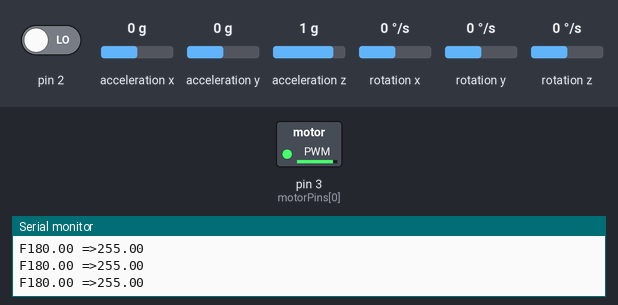
A sketch run on a simulated Arduino Uno, built with avr-gcc and run on an emulated ATmega328P. Parts: switched loads named in the sketch (green lamp = pin HIGH), the last lines printed to the serial monitor. The inputs (shaded band) are chosen by the test bench; at power-on: acceleration x 0 g, pin 2 LOW, acceleration y 0 g, acceleration z 1 g, rotation x 0 °/s, rotation y 0 °/s, rotation z 0 °/s. The sensor or clock chip raises its interrupt line as the real part does.

Above: at 1.7 s.
1.8 s: acceleration x set to -0.4 g
4.8 s: acceleration x set to -0.7 g
At 6.2 s:
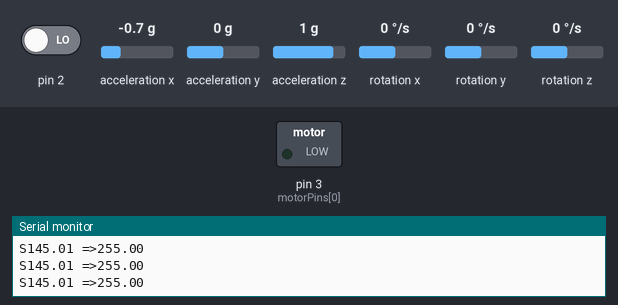
7.8 s: acceleration x set to 0.1 g
At 9.6 s:
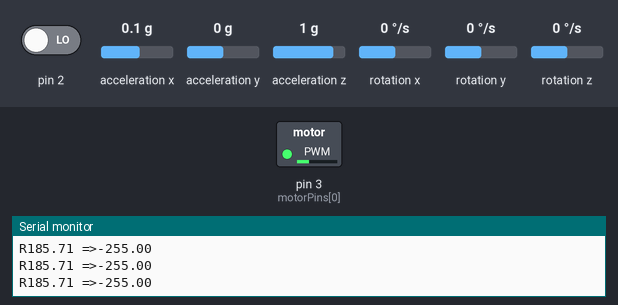
9.9 s: acceleration x set to -0.1 g
At 11.0 s:
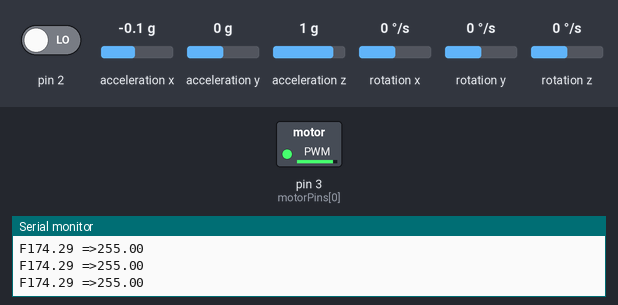
11.6 s: acceleration x set to -1.4 g
At 12.2 s:
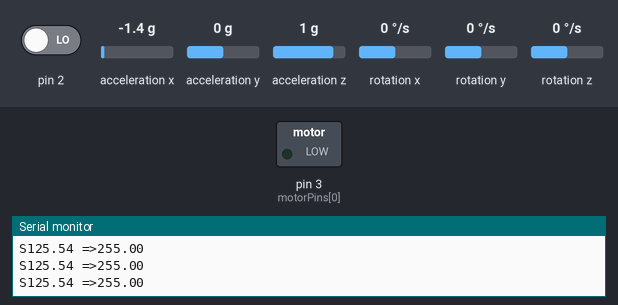
Timing chart, 0 to 14.1 s (numbered marks = the images above; inputs shaded):
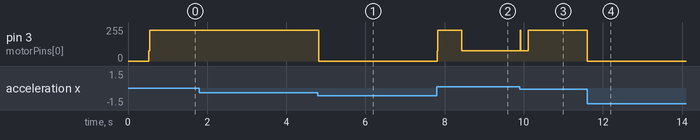

The sketch:

SelfBalancingRobot.ino
```cpp
#include "I2Cdev.h"
#include "PID_v1.h" //From https://github.com/br3ttb/Arduino-PID-Library/blob/master/PID_v1.h
#include "MPU6050_6Axis_MotionApps20.h" //https://github.com/jrowberg/i2cdevlib/tree/master/Arduino/MPU6050

/*
D2   - MPU6050 INT
SDA  - MPU6050 SDA
SCL  - MPU6050 SCL
GND  - MPU6050 GND
3.3V - MPU6050 VCC

GND  - MOTOR GND
5V   - MOTOR VCC
D3   - MOTOR DIO

*/

MPU6050 mpu;

// MPU control/status vars
bool dmpReady = false;  // set true if DMP init was successful
uint8_t mpuIntStatus;   // holds actual interrupt status byte from MPU
uint8_t devStatus;      // return status after each device operation (0 = success, !0 = error)
uint16_t packetSize;    // expected DMP packet size (default is 42 bytes)
uint16_t fifoCount;     // count of all bytes currently in FIFO
uint8_t fifoBuffer[128]; // FIFO storage buffer

// orientation/motion vars
Quaternion q;           // [w, x, y, z]         quaternion container
VectorFloat gravity;    // [x, y, z]            gravity vector
float ypr[3];           // [yaw, pitch, roll]   yaw/pitch/roll container and gravity vector

/*********Tune these 4 values for your BOT*********/
double setpoint= 182; //set the value when the bot is perpendicular to ground using serial monitor.
//Read the project documentation on circuitdigest.com to learn how to set these values
double Kp = 15; //21 Set this first
double Kd = 0.9; //0.8 Set this secound
double Ki = 140; //140 Finally set this

/******End of values setting*********/
double input, output;
PID pid(&input, &output, &setpoint, Kp, Ki, Kd, DIRECT);
volatile bool mpuInterrupt = false;     // indicates whether MPU interrupt pin has gone high

void dmpDataReady()
{
    mpuInterrupt = true;
}

void setup() {
    Serial.begin(115200);
    // initialize device

    Serial.println(F("Initializing I2C devices..."));
    mpu.initialize();

     // verify connection
    Serial.println(F("Testing device connections..."));
    Serial.println(mpu.testConnection() ? F("MPU6050 connection successful") : F("MPU6050 connection failed"));

    // load and configure the DMP
    devStatus = mpu.dmpInitialize();

    // supply your own gyro offsets here, scaled for min sensitivity
    mpu.setXGyroOffset(-479);
    mpu.setYGyroOffset(84);
    mpu.setZGyroOffset(15);
    mpu.setZAccelOffset(1638);

    // make sure it worked (returns 0 if so)
    if (devStatus == 0)
    {
        // turn on the DMP, now that it's ready
        Serial.println(F("Enabling DMP..."));
        mpu.setDMPEnabled(true);

        // enable Arduino interrupt detection
        Serial.println(F("Enabling interrupt detection (Arduino external interrupt 0)..."));
        attachInterrupt(0, dmpDataReady, RISING);
        mpuIntStatus = mpu.getIntStatus();

        // set our DMP Ready flag so the main loop() function knows it's okay to use it
        Serial.println(F("DMP ready! Waiting for first interrupt..."));
        dmpReady = true;

        // get expected DMP packet size for later comparison
        packetSize = mpu.dmpGetFIFOPacketSize();

        //setup PID
        pid.SetMode(AUTOMATIC);
        pid.SetSampleTime(10);
        pid.SetOutputLimits(-255, 255);
    }
    else
    {
        // ERROR!
        // 1 = initial memory load failed
        // 2 = DMP configuration updates failed
        // (if it's going to break, usually the code will be 1)
        Serial.print(F("DMP Initialization failed (code "));
        Serial.print(devStatus);
        Serial.println(F(")"));
    }

    setupMotors();
/*
    //Initialise the Motor outpu pins
    pinMode (6, OUTPUT);
    pinMode (9, OUTPUT);
    pinMode (10, OUTPUT);
    pinMode (11, OUTPUT);

    //By default turn off both the motors
    analogWrite(6,LOW);
    analogWrite(9,LOW);
    analogWrite(10,LOW);
    analogWrite(11,LOW);
 */
}

void loop() {
    //testMotor(0);

    // if programming failed, don't try to do anything
    if (!dmpReady)
      return;

    // wait for MPU interrupt or extra packet(s) available
    while (!mpuInterrupt && fifoCount < packetSize)
    {
        //no mpu data - performing PID calculations and output to motors
        pid.Compute();

        //Print the value of Input and Output on serial monitor to check how it is working.
        Serial.print(input);
        Serial.print(" =>");
        Serial.println(output);

        if (input>150 && input<200)   // If the Bot is falling
        {

          if (output>0)               // Falling towards front
          {
            Forward();                // Rotate the wheels forward
          } else if (output<0)        // Falling towards back
          {
            Reverse();                // Rotate the wheels backward
          }
        }else                         // If Bot not falling
        {
          Stop();                     // Hold the wheels still
        }
    }

    // reset interrupt flag and get INT_STATUS byte
    mpuInterrupt = false;
    mpuIntStatus = mpu.getIntStatus();

    // get current FIFO count
    fifoCount = mpu.getFIFOCount();

    // check for overflow (this should never happen unless our code is too inefficient)
    if ((mpuIntStatus & 0x10) || fifoCount == 1024)
    {
        // reset so we can continue cleanly
        mpu.resetFIFO();
        Serial.println(F("FIFO overflow!"));

        // otherwise, check for DMP data ready interrupt (this should happen frequently)
    }
    else if (mpuIntStatus & 0x02)
    {
        // wait for correct available data length, should be a VERY short wait
        while (fifoCount < packetSize)
        {
          fifoCount = mpu.getFIFOCount();
        }

        // read a packet from FIFO
        mpu.getFIFOBytes(fifoBuffer, packetSize);

        // track FIFO count here in case there is > 1 packet available
        // (this lets us immediately read more without waiting for an interrupt)
        fifoCount -= packetSize;
        mpu.dmpGetQuaternion(&q, fifoBuffer); //get value for q
        mpu.dmpGetGravity(&gravity, &q); //get value for gravity
        mpu.dmpGetYawPitchRoll(ypr, &q, &gravity); //get value for ypr
        input = ypr[1] * 180/M_PI + 180;
   }


}
void Forward() //Code to rotate the wheel forward
{
//    analogWrite(6,output);
//    analogWrite(9,0);
//    analogWrite(10,output);
//    analogWrite(11,0);
    Serial.print("F"); //Debugging information

    //testMotor(0);

    // normalized motor thrusts in range [0..1]
    setMotor0(0.9);
}
void Reverse() //Code to rotate the wheel Backward
{
//    analogWrite(6,0);
//    analogWrite(9,output*-1);
//    analogWrite(10,0);
//    analogWrite(11,output*-1);
    Serial.print("R");

    //testMotor(0);

    // normalized motor thrusts in range [0..1]
    setMotor0(0.3);
}
void Stop() //Code to stop both the wheels
{
//    analogWrite(6,0);
//    analogWrite(9,0);
//    analogWrite(10,0);
//    analogWrite(11,0);
    Serial.print("S");

    //testMotor(0);

    // normalized motor thrusts in range [0..1]
    setMotor0(0.0);
}
```

motors.ino
```cpp
#define MOTOR_QUANTITY 1

float motors[MOTOR_QUANTITY]; // normalized motor thrusts in range [0..1]

// Используй только PWM-пины UNO: 3, 5, 6, 9, 10, 11
//int motorPins[4] = {3, 5, 6, 9};

int motorPins[MOTOR_QUANTITY] = {3};

int pwmMin = 0;
int pwmMax = 255;   // для analogWrite
int pwmStop = 0;

const int MOTOR_REAR_LEFT  = 0;
const int MOTOR_REAR_RIGHT = 1;
const int MOTOR_FRONT_RIGHT = 2;
const int MOTOR_FRONT_LEFT  = 3;

void setupMotors() {
    Serial.println("Setup Motors");

    for (int i = 0; i < MOTOR_QUANTITY; i++) {
        pinMode(motorPins[i], OUTPUT);
    }

    sendMotors();
    Serial.println("Motors initialized");
}

void sendMotors() {
    for (int i = 0; i < MOTOR_QUANTITY; i++) {
        analogWrite(motorPins[i], getDutyCycle(motors[i]));
    }
}

int getDutyCycle(float value) {
    value = constrain(value, 0, 1);

    int pwm = mapFloat(value, 0, 1, pwmMin, pwmMax);

    if (value == 0) pwm = pwmStop;

    return pwm;
}

// аналог map для float
float mapFloat(float x, float in_min, float in_max, float out_min, float out_max) {
    return (x - in_min) * (out_max - out_min) / (in_max - in_min) + out_min;
}

bool motorsActive() {
    for (int i = 0; i < MOTOR_QUANTITY; i++) {
        if (motors[MOTOR_QUANTITY] != 0)
          return 1;
    }
    return 0;
    //return motors[0] != 0 || motors[1] != 0 || motors[2] != 0 || motors[3] != 0;
}

void testMotor(int n) {
    Serial.print("Testing motor ");
    Serial.println(n);

    motors[n] = 1;
    sendMotors();

    delay(3000);

    motors[n] = 0;
    sendMotors();

    Serial.println("Done");
}

void setMotor0(float n) {
    // normalized motor thrusts in range [0..1]
    motors[0] = n;
    sendMotors();
}
```

Measured:
- the behaviour switches between -0.5 and -0.6 g on acceleration x (found by bisection; images 0 and 1)
- the behaviour switches between 0.1 and 0 g on acceleration x (found by bisection; images 2 and 3)
- after the input at 4.8 s, pin 3 (motorPins[0]): 229/255 → 0/255 at once
- after the input at 7.8 s, pin 3 (motorPins[0]): 0/255 → 229/255 at once, → 76/255 0.62 s later
- after the input at 9.9 s, pin 3 (motorPins[0]): 76/255 → 229/255 after 0.21 s
- after the input at 11.6 s, pin 3 (motorPins[0]): 229/255 → 0/255 at once
